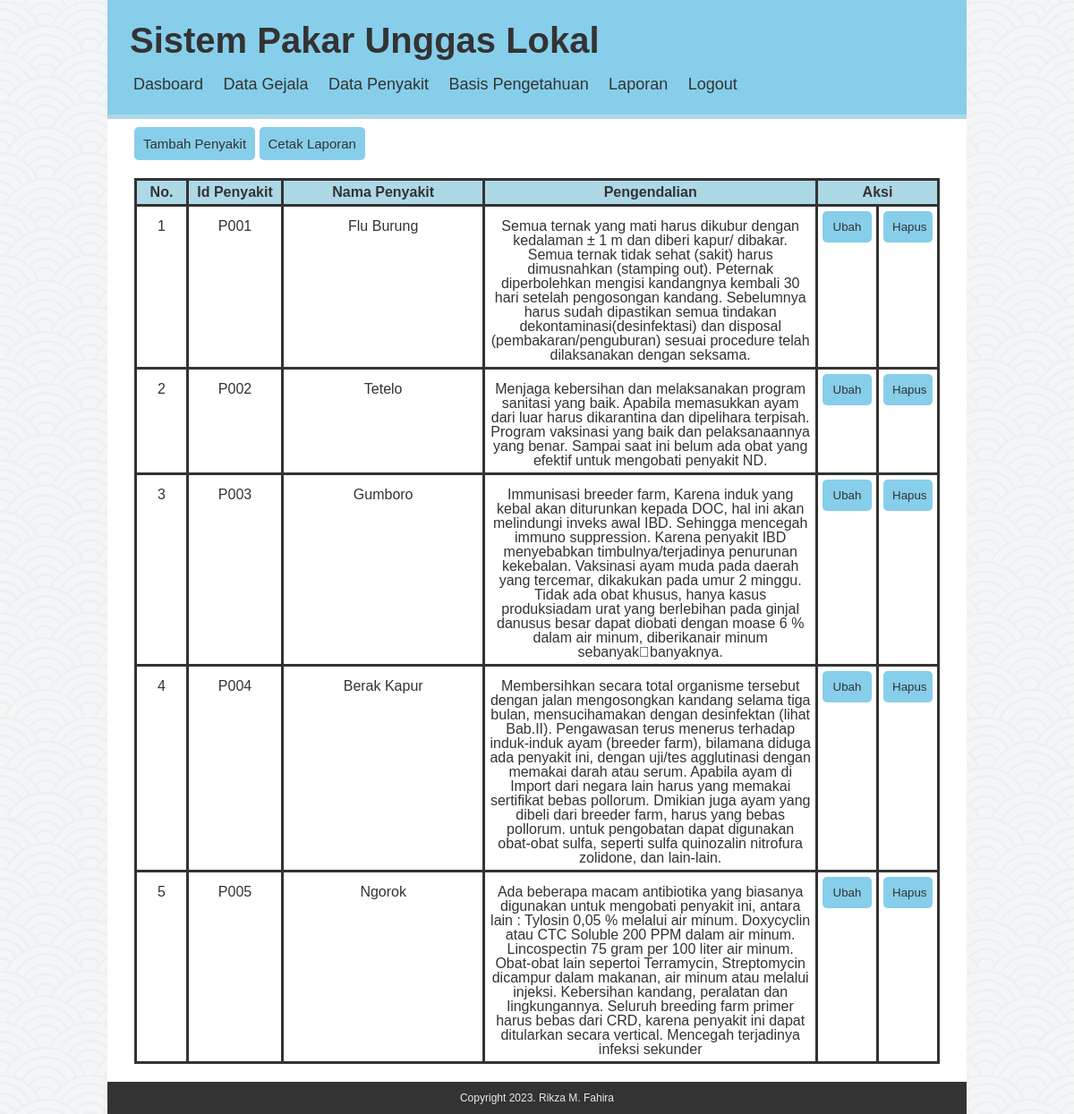
Page /admin/datapenyakit.php on the committed database.
### tables this page shows
CREATE TABLE `penyakit` (
  `id_penyakit` varchar(6) NOT NULL,
  `nm_penyakit` varchar(25) NOT NULL,
  `keterangan` text NOT NULL,
  `pengendalian` text NOT NULL
);

### admin/datapenyakit.php (the view, shortened to what this page needs)
<!DOCTYPE html>
<html>
<head>
    <link rel="stylesheet" href="../a.css">
</head>
<body>
<div class="container">
     <div class="header">
        <h1>Sistem Pakar Unggas Lokal</h1>
	 <ul>
    	<li><a href="dasboard.php">Dasboard</a></li>
    	<li><a href="datagejala.php">Data Gejala</a></li>
    	<li><a href="datapenyakit.php">Data Penyakit</a></li>
    	<li><a href="pengetahuan.php">Basis Pengetahuan</a></li>
        <li><a href="lppertahun.php">Laporan</a></li>
    	<li><a href="../logout.php">Logout</a></li>
    </ul>
    </div>
    <div class="contadmin" >
        <div class="bttambah">
            <a href="tambahpenyakit.php">Tambah Penyakit</a>
            <a href="cetakpenyakit.php">Cetak Laporan</a>
        </div>
        <table>
            <tr style="background-color: lightblue; font-weight: bold;">
                <th width="50px">No.</th>
                <th width="100px">Id Penyakit</th>
                <th width="250px">Nama Penyakit</th>
          		<th width="400px">Pengendalian</th>
                <th colspan="2" width="200px">Aksi</th>
            </tr>
            <?php
          $koneksi = mysqli_connect("localhost", "root", "", "db_sispaayam");
            $hasil = mysqli_query($koneksi, "SELECT * FROM penyakit");
            $no = 1;
            while ($tampil = mysqli_fetch_array($hasil)) { ?>
                <tr>
                    <td><?php echo $no ?></td>
                    <td><?php echo $tampil["id_penyakit"]; ?></td>
                    <td><?php echo $tampil["nm_penyakit"]; ?></td>
                    <td><?php echo $tampil["pengendalian"]; ?></td>
                    <td>
                        <button><a href="ubahpenyakit.php?idpenyakit=<?php echo $tampil["id_penyakit"]; ?>">Ubah</a></button>
                    </td>
                    <td>
                        <button><a href="hapuspenyakit.php?idpenyakit=<?php echo $tampil["id_penyakit"]; ?>">Hapus</a></button>
                    </td>
                </tr>
                <?php $no++; } ?>
        </table>
    </div>
    <div class="footer">
    <p class="copy">Copyright 2023. Rikza M. Fahira</p>
    </div>
</div>
</body>
</html>
</body>
</html>

### a.css (style rules this page uses)
html, body, div, span, applet, object, iframe, h1, h2, h3, h4, h5, h6, p, blockquote, pre, a, abbr, acronym, address, big, cite, code, del, dfn, em, img, ins, kbd, q, s, samp, small, strike, strong, sub, sup, tt, var, b, u, i, center, dl, dt, dd, ol, ul, li, fieldset, form, label, legend, table, caption, tbody, tfoot, thead, tr, th, td, article, aside, canvas, details, embed, figure, figcaption, footer, header, hgroup, menu, nav, output, ruby, section, summary, time, mark, audio, video { margin: 0; padding: 0; border: 0; font-size: 100%; font: inherit; vertical-align: baseline; }
body { line-height: 1; }
ol, ul { list-style: none; }
table { border-collapse: collapse; border-spacing: 0; }
body { background-image: url(user/seigaiha.png); font-family: arial, sans-serif; color: #333; }
.container { width: 960px; margin: auto; background-color: #fff; box-sizing: border-box; }
.header { padding: 25px; background-color: skyblue; border-bottom: 5px solid lightblue; }
.header h1 { font-size: 40px; font-weight: bold; }
.header ul li { display: inline-block; margin-top: 20px; margin-right: 10px; }
.header li a { text-decoration: none; font-size: 18px; color: #333; padding: 4px; }
.footer { padding: 12px; background-color: #333; }
.footer p { font-size: 12px; color: #eaeaea; text-align: center; }
.contadmin { padding: 20px; box-sizing: border-box; height: 100%; }
.contadmin table { width: 900px; box-sizing: border-box; margin: auto; overflow: auto; }
.contadmin tr th, td { border: 3px solid #333; padding: 5px; text-align: center; }
.contadmin button { width: 55px; border: none; padding: 10px; background-color: skyblue; border-radius: 5px; }
.contadmin a { color: #333; text-decoration: none; }
.bttambah { margin-bottom: 30px; margin-left: 10px; }
.bttambah a { padding: 10px; text-decoration: none; font-size: 15px; color: #333; background-color: skyblue; border-radius: 5px; }

### rows in the picture
penyakit: id_penyakit "P001", nm_penyakit "Flu Burung", pengendalian "Semua ternak yang mati harus dikubur dengan kedalaman ± 1 m dan diberi kapur/ dibakar. Semua ternak tidak sehat (sakit) harus dimusnahkan (stamping out). Peternak diperbolehkan mengisi kandangnya kembali 30 hari setelah pengosongan kandang. Sebelumnya harus sudah dipastikan semua tindakan dekontaminasi(desinfektasi) dan disposal (pembakaran/penguburan) sesuai procedure telah dilaksanakan dengan seksama."
penyakit: id_penyakit "P002", nm_penyakit "Tetelo", pengendalian "Menjaga kebersihan dan melaksanakan program sanitasi yang baik. Apabila memasukkan ayam dari luar harus dikarantina dan dipelihara terpisah. Program vaksinasi yang baik dan pelaksanaannya yang benar. Sampai saat ini belum ada obat yang efektif untuk mengobati penyakit ND."
penyakit: id_penyakit "P003", nm_penyakit "Gumboro", pengendalian "Immunisasi breeder farm, Karena induk yang kebal akan diturunkan kepada DOC, hal ini akan melindungi inveks awal IBD. Sehingga mencegah immuno suppression. Karena penyakit IBD menyebabkan timbulnya/terjadinya penurunan kekebalan. Vaksinasi ayam muda pada daerah yang tercemar, dikakukan pada umur 2 minggu. Tidak ada obat khusus, hanya kasus produksiadam urat yang berlebihan pada ginjal danusus besar dapat diobati dengan moase 6 % dalam air minum, diberikanair minum sebanyak\u0002banyaknya."
penyakit: id_penyakit "P004", nm_penyakit "Berak Kapur", pengendalian "Membersihkan secara total organisme tersebut dengan jalan mengosongkan kandang selama tiga bulan, mensucihamakan dengan desinfektan (lihat Bab.II). Pengawasan terus menerus terhadap induk-induk ayam (breeder farm), bilamana diduga ada penyakit ini, dengan uji/tes agglutinasi dengan memakai darah atau serum. Apabila ayam di Import dari negara lain harus yang memakai sertifikat bebas pollorum. Dmikian juga ayam yang dibeli dari breeder farm, harus yang bebas pollorum. untuk pengobatan dapat digunakan obat-obat sulfa, seperti sulfa quinozalin nitrofura zolidone, dan lain-lain."
penyakit: id_penyakit "P005", nm_penyakit "Ngorok", pengendalian "Ada beberapa macam antibiotika yang biasanya digunakan untuk mengobati penyakit ini, antara lain : Tylosin 0,05 % melalui air minum. Doxycyclin atau CTC Soluble 200 PPM dalam air minum. Lincospectin 75 gram per 100 liter air minum. Obat-obat lain sepertoi Terramycin, Streptomycin dicampur dalam makanan, air minum atau melalui injeksi. Kebersihan kandang, peralatan dan lingkungannya. Seluruh breeding farm primer harus bebas dari CRD, karena penyakit ini dapat ditularkan secara vertical. Mencegah terjadinya infeksi sekunder"
